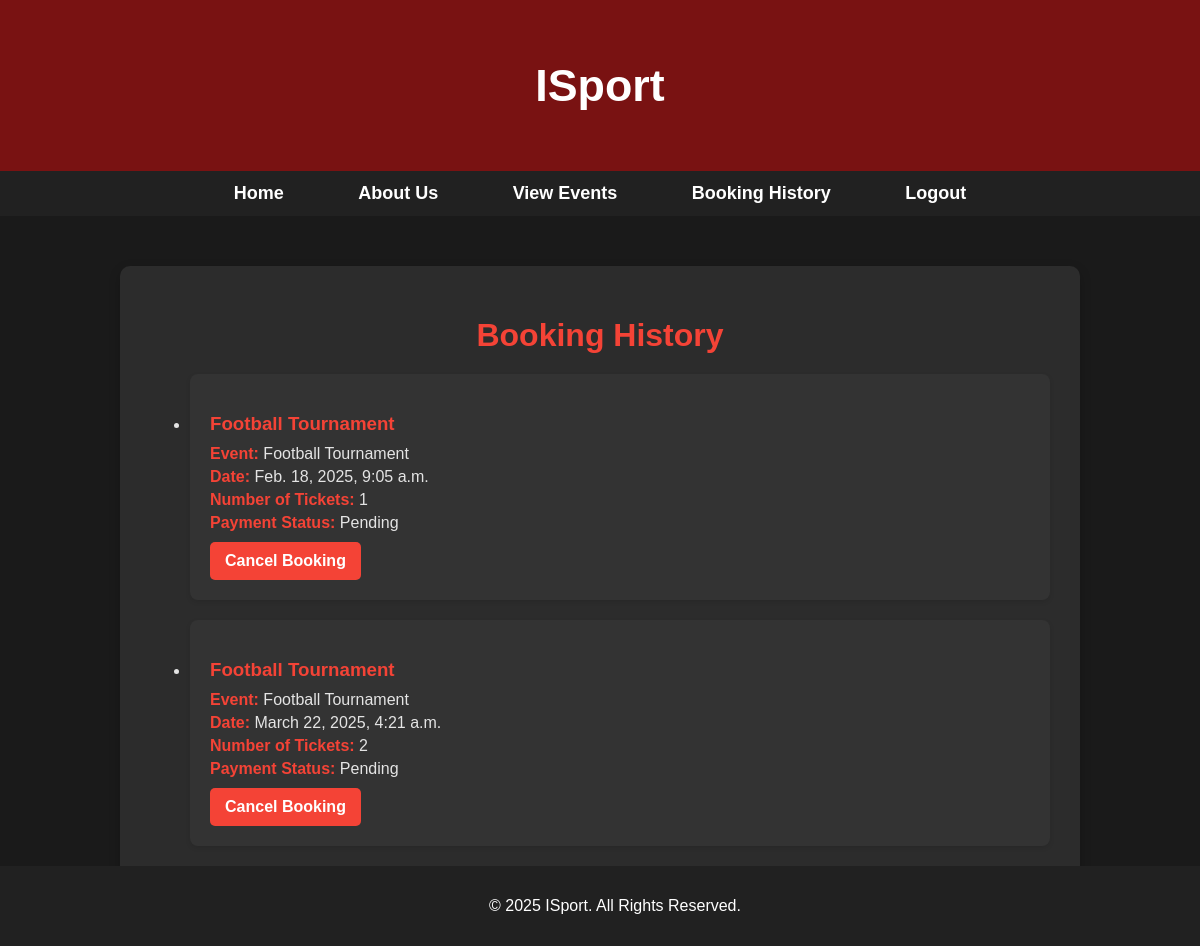
The page /bookinghistory/ (signed in) on the database its author committed.
### app/models.py (models this page shows, shortened)
class TicketPurchase(models.Model):
    fan = models.ForeignKey(FanRegister, on_delete=models.CASCADE)
    event = models.ForeignKey(EventTickets, on_delete=models.CASCADE)
    purchase_date = models.DateTimeField(auto_now_add=True)
    number_of_tickets = models.PositiveIntegerField()
    amount = models.DecimalField(max_digits=10, decimal_places=2, default=0.00)
    razorpay_order_id = models.CharField(max_length=255, blank=True, null=True)
    payment_status = models.CharField(max_length=20, choices=[("Pending", "Pending"), ("Paid", "Paid")], default="Pending")

class EventTickets(models.Model):
    publisher = models.ForeignKey(PublisherRegister, on_delete=models.CASCADE, related_name='events')  # Linking event to a publisher
    title = models.CharField(max_length=255)
    description = models.TextField()
    date = models.DateField()
    location = models.CharField(max_length=255)
    price = models.DecimalField(max_digits=10, decimal_places=2)

### app/views.py (the view)
# urls.py: path('bookinghistory/', views.bookinghistory, name='bookinghistory'),
def bookinghistory(request):
    if 'fan' in request.session:  # Check if a fan is logged in
        fan_email = request.session['fan']
        try:
            fan = FanRegister.objects.get(email=fan_email)
            bookings = TicketPurchase.objects.filter(fan=fan)  # Fetch only the logged-in fan's bookings
            return render(request, 'bookers/bookinghistory.html', {'bookings': bookings})
        except FanRegister.DoesNotExist:
            messages.error(request, "User not found!")
            return redirect('login')
    else:
        messages.error(request, "Please log in to view your booking history!")
        return redirect('login')

### templates/bookers/bookinghistory.html (shortened to what this page needs)
<!DOCTYPE html>
<html lang="en">
<head>
</head>
<body>
    <header>
        <h1>ISport</h1>
    </header>
    <nav>
        <ul>
            <li><a href="../fanshome">Home</a></li>
            <li><a href="../about">About Us</a></li>
            <li><a href="../view_events">View Events</a></li>
            <li><a href="../bookinghistory">Booking History</a></li>
            <li><a href="../logout">Logout</a></li>
        </ul>
    </nav>
    <div class="events-container">
        <h1>Booking History</h1>
        {% if bookings %}
        <div class="booking-history">
            <ul>
                {% for booking in bookings %}
                <li class="event-item">
                    <h3>{{ booking.event.title }}</h3>
                    <div class="event-details">
                        <p><strong>Event:</strong> {{ booking.event.title }}</p>
                        <p><strong>Date:</strong> {{ booking.purchase_date }}</p>
                        <p><strong>Number of Tickets:</strong> {{ booking.number_of_tickets }}</p>
                        <p><strong>Payment Status:</strong> {{ booking.payment_status }}</p>
                    </div>
                    <form action="{% url 'cancel_booking' booking.id %}" method="POST" style="margin-top: 10px;">
                        <button type="submit" class="cancel-btn">Cancel Booking</button>
                    </form>
                </li>
                {% endfor %}
            </ul>
        </div>
        {% else %}
        <p style="text-align: center; color: #f44336;">You have not booked any events yet.</p>
        {% endif %}
    </div>
    <footer>
        <p>&copy; 2025 ISport. All Rights Reserved.</p>
    </footer>
</body>
</html>

### templates/bookers/bookinghistory.html (style rules this page uses)
body { font-family: 'Arial', sans-serif; background-color: #1a1a1a; margin: 0; padding: 0; color: #e4e4e4; }
header { background-color:rgb(121, 18, 18); color: white; text-align: center; padding: 30px 0; box-shadow: 0 4px 10px rgba(0, 0, 0, 0.4); }
header h1 { font-size: 2.8em; font-weight: bold; }
nav { background-color: #212121; padding: 12px 0; text-align: center; }
nav ul { list-style-type: none; margin: 0; padding: 0; }
nav ul li { display: inline; margin: 0 20px; }
nav ul li a { color: white; text-decoration: none; font-weight: bold; font-size: 18px; padding: 10px 15px; transition: background-color 0.3s; }
.events-container { max-width: 900px; margin: 50px auto; padding: 30px; background-color: #2c2c2c; border-radius: 10px; box-shadow: 0 4px 12px rgba(0, 0, 0, 0.2); }
.events-container h1 { text-align: center; color: #f44336; margin-bottom: 20px; }
.event-item { background-color: #333333; padding: 20px; margin-bottom: 20px; border-radius: 8px; box-shadow: 0 2px 5px rgba(0, 0, 0, 0.1); }
.event-item h3 { color: #f44336; margin-bottom: 10px; }
.event-details { font-size: 16px; color: #e4e4e4; }
.event-details p { margin: 5px 0; }
.event-details strong { color: #f44336; }
footer { background-color: #212121; color: white; text-align: center; padding: 15px; position: fixed; bottom: 0; width: 100%; }
.cancel-btn { background-color: #f44336; color: white; border: none; padding: 10px 15px; font-size: 16px; font-weight: bold; border-radius: 5px; cursor: pointer; transition: background-color 0.3s ease; }

### rows shown on the page
TicketPurchase: event "Football Tournament", purchase_date "Feb. 18, 2025, 9:05 a.m.", number_of_tickets "1", payment_status "Pending"
TicketPurchase: event "Football Tournament", purchase_date "March 22, 2025, 4:21 a.m.", number_of_tickets "2", payment_status "Pending"
